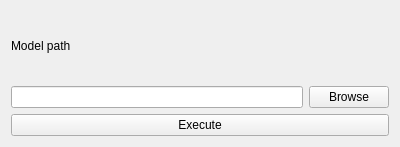
<?xml version="1.0" encoding="UTF-8"?>
<ui version="4.0">
 <class>ModelBrowser</class>
 <widget class="QWidget" name="ModelBrowser">
  <property name="geometry">
   <rect>
    <x>0</x>
    <y>0</y>
    <width>400</width>
    <height>147</height>
   </rect>
  </property>
  <property name="sizePolicy">
   <sizepolicy hsizetype="Minimum" vsizetype="Minimum">
    <horstretch>0</horstretch>
    <verstretch>0</verstretch>
   </sizepolicy>
  </property>
  <property name="windowTitle">
   <string>Form</string>
  </property>
  <layout class="QVBoxLayout" name="verticalLayout">
   <item>
    <layout class="QVBoxLayout" name="verticalLayout_2">
     <item>
      <widget class="QLabel" name="label">
       <property name="text">
        <string>Model path</string>
       </property>
      </widget>
     </item>
     <item>
      <layout class="QHBoxLayout" name="horizontalLayout">
       <item>
        <widget class="QLineEdit" name="modelPath"/>
       </item>
       <item>
        <widget class="QPushButton" name="btn_browse">
         <property name="text">
          <string>Browse</string>
         </property>
        </widget>
       </item>
      </layout>
     </item>
    </layout>
   </item>
   <item>
    <widget class="QPushButton" name="btn_execute">
     <property name="text">
      <string>Execute</string>
     </property>
    </widget>
   </item>
  </layout>
 </widget>
 <resources/>
 <connections/>
</ui>
